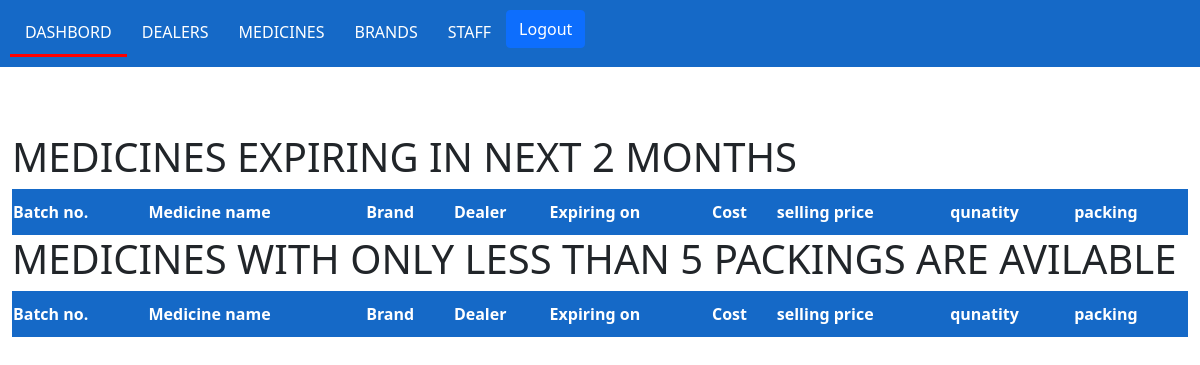
The page /dashboard (signed in) on the database as committed earlier.
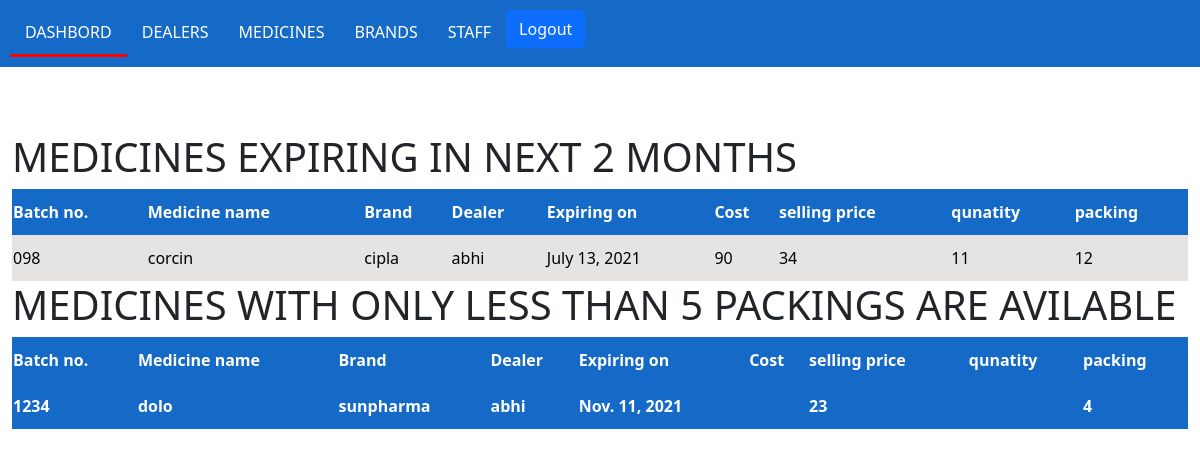
The same page on the database as committed later.
### backstore/models.py (models this page shows)
class Medicine(models.Model):
	name = models.CharField(max_length=200)
	dealer = models.ForeignKey(Dealer,on_delete=models.CASCADE)
	brand = models.ForeignKey(Brand,on_delete=models.CASCADE)
	quantity = models.IntegerField()
	packing = models.IntegerField()
	cost = models.IntegerField()
	selling_price = models.IntegerField()
	expiry_date = models.DateField()
	batch_no = models.CharField(max_length=100)
	def __str__(self):
		return self.name + " ---- " + self.batch_no + " ---- " + str(self.expiry_date)

class Brand(models.Model):
	name = models.CharField(max_length=200)
	def __str__(self):
		return self.name

class Dealer(models.Model):
	name = models.CharField(max_length=100)
	contact = models.IntegerField()
	address = models.CharField(max_length=200)
	def __str__(self):
		return self.name

### backstore/views.py (the view)
# urls.py: path('dashboard',views.dashboard,name='dashboard'),
def dashboard(request):
	if not request.session.get('user_logged_in'):
		return redirect('/user')
	expiring_medicines = checkexpiry()
	print(expiring_medicines)
	stock = checkstock()
	template = loader.get_template('dashboard.html')
	data = {
		'expiring_medicines' : expiring_medicines,
		'stock' : stock,
	}
	return HttpResponse(template.render(data,request))

### backstore/views.py (called while the page is built)
def checkexpiry():
	today = datetime.now()
	time_diff = timedelta(days=60)
	des_date = (today + time_diff)
	expiring_medicines = Medicine.objects.filter( expiry_date__range=(today, des_date))
	return expiring_medicines

def checkstock():
	stock = Medicine.objects.filter( packing__range= (0,5))
	return stock

### backstore/templates/dashboard.html
{%extends 'layouts/master.html' %}
{% block content %}
	<div class="expiring_medicines" style=" width: 100%;">
		<h1>MEDICINES EXPIRING IN NEXT 2 MONTHS</h1>
		<table>
			<thead>
				<tr>
					<th>Batch no.</th>
					<th>Medicine name</th>
					<th>Brand</th>
					<th>Dealer</th>
					<th>Expiring on</th>
					<th>Cost</th>
					<th>selling price</th>
					<th>qunatity</th>
					<th>packing</th>
				</tr>
			</thead>
			<tbody>
					{% for medicine in expiring_medicines %}
			<tr>
				<td>{{ medicine.batch_no }}</td>
				<td>{{ medicine.name }}</td>
				<td>{{ medicine.brand }}</td>
				<td>{{ medicine.dealer }}</td>
				<td>{{ medicine.expiry_date }}</td>
				<td>{{ medicine.cost }}</td>
				<td>{{ medicine.selling_price }}</td>
				<td>{{ medicine.quantity }}</td>
				<td>{{ medicine.packing }}</td>
			</tr>
			{% endfor %}
			</tbody>
		</table>
	<div class="check stock" style=" width: 100%;">
	<h1>MEDICINES WITH ONLY LESS THAN 5 PACKINGS ARE AVILABLE</h1>
		<table>
			<thead>
				<tr>
					<th>Batch no.</th>
					<th>Medicine name</th>
					<th>Brand</th>
					<th>Dealer</th>
					<th>Expiring on</th>
					<th>Cost</th>
					<th>selling price</th>
					<th>qunatity</th>
					<th>packing</th>
				</tr>
			</thead>
			<tbody>
				{% for i in stock %}
				<tr>
					<th>{{ i.batch_no }}</th>
					<th>{{ i.name }}</th>
					<th>{{ i.brand }}</th>
					<th>{{ i.dealer }}</th>
					<th>{{ i.expiry_date }}</th>
					<th>{{ i.Cost }}</th>
					<th>{{ i.selling_price }}</th>
					<th>{{ i.qunatity }}</th>
					<th>{{ i.packing }}</th>
				</tr>
			{% endfor %}
			</tbody>
		</table>
	</div>
</div>
{% endblock %}

Rows that differ between the two databases and show on the page:
added Medicine: batch_no "098", name "corcin", brand "cipla", dealer "abhi", expiry_date "July 13, 2021", cost "90", selling_price "34", quantity "11", packing "12", shown under "MEDICINES EXPIRING IN NEXT 2 MONTHS"
added Medicine: batch_no "1234", name "dolo", brand "sunpharma", dealer "abhi", expiry_date "Nov. 11, 2021", selling_price "23", packing "4", shown under "MEDICINES WITH ONLY LESS THAN 5 PACKINGS ARE AVILABLE"
